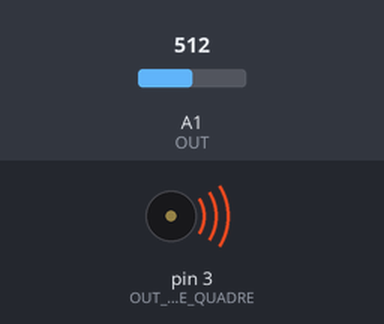
This sketch was run on a simulated Arduino Uno, built with avr-gcc and run on an emulated ATmega328P. Parts: buzzer (waves = sounding). The inputs (shaded band) are chosen by the test bench; at power-on: A1 (OUT) = 512. What the sketch prints to the serial monitor is not drawn.

Above: at 0.1 s.
Timing chart, 0 to 40.0 s (numbered marks = the images above):
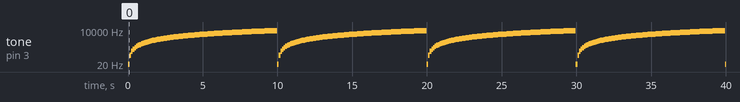

The sketch:

ArduinoLab1.ino
```cpp
// codice per plot del diagramma di Bode

// RICORDARSI DI MODIFICARE I VALORI SOTTOSTANTI IN BASE A COME SI È COLLEGATA LA SCHEDA ARDUINO AL CIRCUITO SULLA BREADBORD,

// QUELLI PREIMPOSTATI VANNO BENE SE IL CIRCUITO È STATO COLLEGATO ALLA STESSA MANIERA MOSTRATA SU TINKERCAD DURANTE IL VIDEO


#define POTENZIOMETRO A0 // Pin collegato al potenziometro

#define OUT_ONDE_QUADRE 3 // Pin collegato al generatore di onde quadre

#define IN A2 // Pin misura segnale di ingresso

#define OUT A1 // Pin misura segnale di uscita

#define FREQUENZA_MAX 10000  // Frequenza massima di 10000 Hz

#define FREQUENZA_MIN 2 // Frequenza minima di 2 Hz


char buff[1500] = {0}; // buffer usato per inviare i dati a python
char temp_str[100] = {0}; // stringa che salva le misure singole da aggiungere al buffer
int Vmin, Vmax;
int ampiezza;
int i = 0, j = 0;

void setup() {
  pinMode(OUT_ONDE_QUADRE, OUTPUT); // impostiamo il pin 3 come uscita

  Serial.begin(38400); // inizializzazione della comunicazione seriale con python
  Serial.setTimeout(1);
}

void loop() {

  for (i = 0; i <= 88; i++){ // Non aumentare il valore di punti oltre 88 la memoria della scheda Arduino non lo permette

    int frequenza = FREQUENZA_MAX * (float) i/100.0 + FREQUENZA_MIN;

    tone(OUT_ONDE_QUADRE, frequenza); // Uscita onda quadra alla frequenza impostata

    Vmin = analogRead(OUT);

    Vmax = Vmin;

    for(j = 0; j < 1000; j++){ // Ciclo per trovare il massimo e il minimo valore del segnale di uscita

      int temp = analogRead(OUT);
      if (temp > Vmax){
        Vmax = temp;
      }
      if (temp < Vmin){
        Vmin = temp;
      }
    }

    ampiezza = (int) ((float) (Vmax - Vmin) / 1023.0 * 1000.0); // Calcolo ampiezza pico-pico del segnale di uscita

    sprintf(temp_str, "%d,%d,%d;", frequenza, 1023, ampiezza); // Aquisizione dati, il valore di ingrsso è fissato a 1023 (5V) come riferimento

    strcat(buff, temp_str); // Aggiunta dati alla lista di tutti i punti

  }

  Serial.println(buff);
  i = 0;
  j = 0;
  memset(buff, 0, 1024);
  delay(20);

// Quando si effettua il run dal codice python dei dati inviati da questo codice è normale dover aspettare qualche secondo per visualizzare i dati sul grafico

}
```

Measured:
- by itself, tone on pin 3 (OUT_ONDE_QUADRE): plays 2 Hz for 0.11 s, 102 Hz for 0.11 s, 202 Hz for 0.11 s, 302 Hz for 0.11 s, 402 Hz for 0.11 s, 502 Hz for 0.11 s … (357 notes in this stretch)
